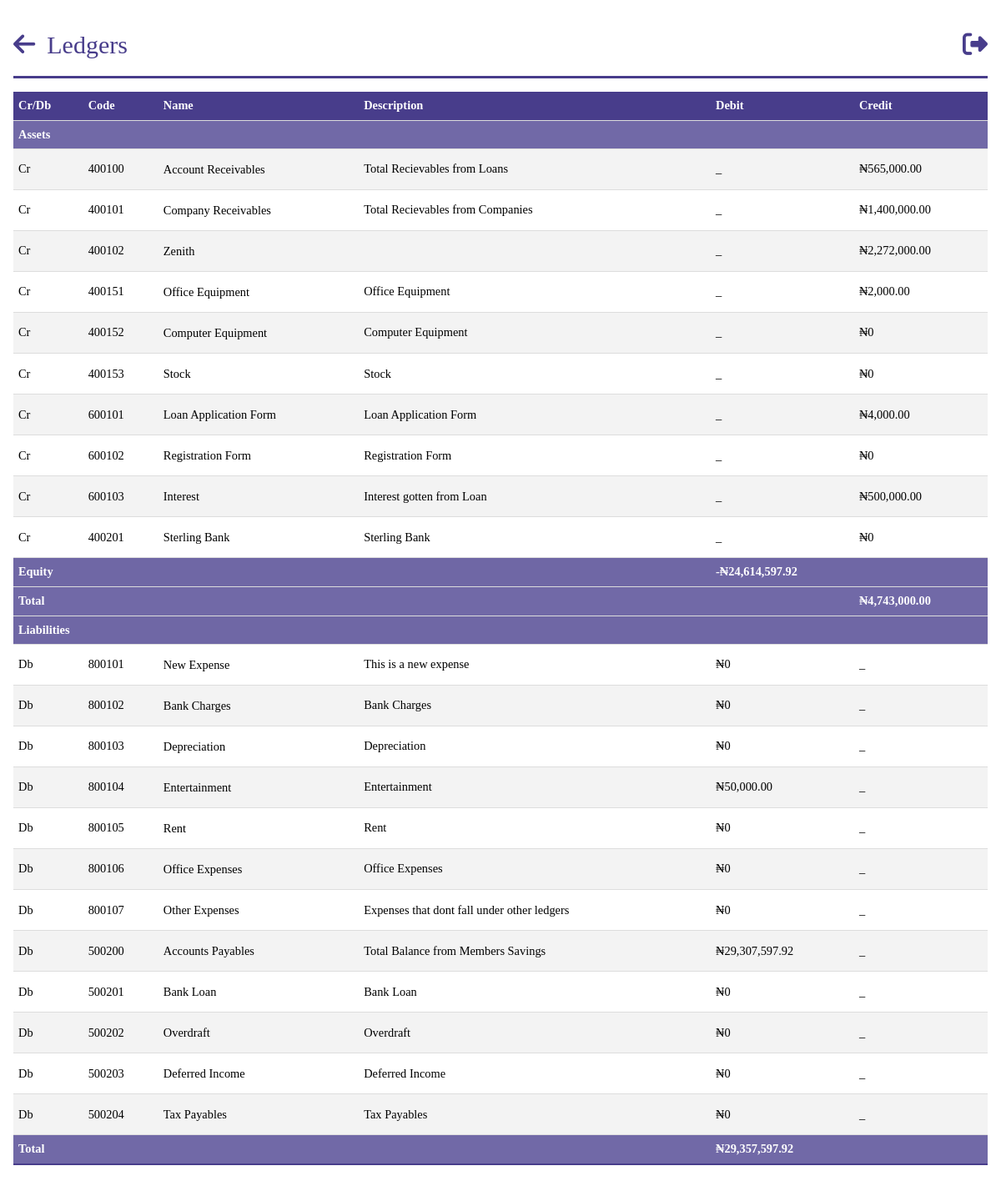
/trial_balance (signed in), run on an earlier commit of the app's database.
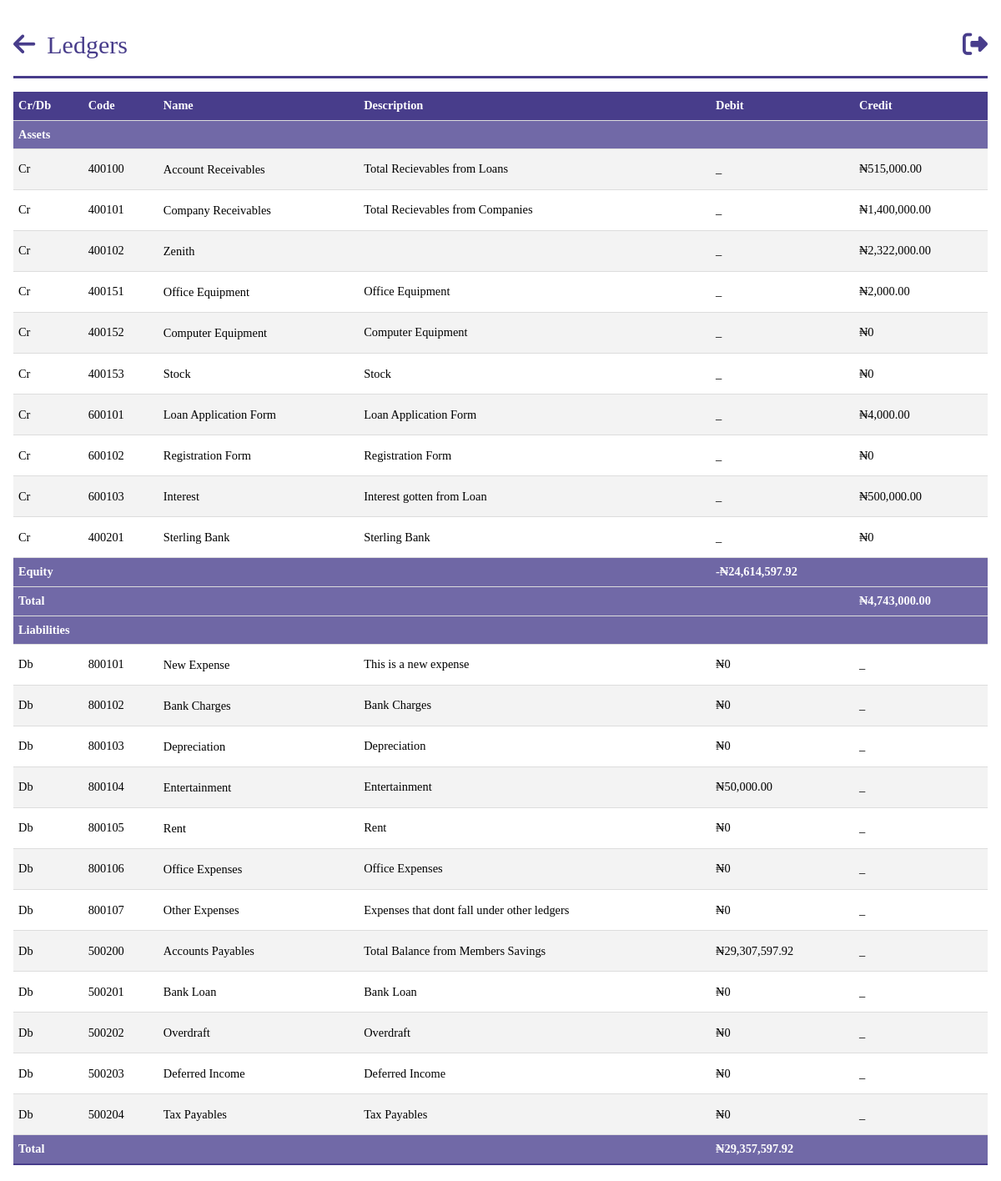
And on a later commit of the database.
### models.py (models this page shows, shortened)
class Bank(db.Model):
    __tablename__ = "banks"
    id = db.Column(db.Integer, primary_key=True)
    name = db.Column(db.String, nullable=False, unique=True)
    balance_bfd = db.Column(db.Float, default=0.0)
    new_balance = db.Column(db.Float, default=0.0)
    payments = db.relationship("BankPayment", backref="bank")

### app.py (the view)
@app.route("/trial_balance")
@login_required
@role_required(["Admin", "Secretary", "Sub-Admin"])
def trial_balance():
    companies = Company.query.all()
    banks = Bank.query.all()
    persons = Person.query.all()
    assets = Asset.query.all()
    liabilities = Liability.query.all()
    incomes = Income.query.all()
    expenses = Expense.query.all()
    investments = Investment.query.all()
    total_company_receivable = sum(company.amount_accumulated for company in companies)
    total_cash_and_equivalents = total_company_receivable + sum(
        bank.new_balance for bank in banks
    )
    total_accounts_receivable = sum(person.loan_balance for person in persons)
    total_investments = sum(
        investment.balance for investment in investments if investment.balance
    )
    total_incomes = sum(income.balance for income in incomes if income.balance)
    total_expenses = sum(expense.balance for expense in expenses if expense.balance)
    total_assets = (
        total_cash_and_equivalents
        + total_accounts_receivable
        + sum(asset.balance for asset in assets if asset.balance)
        + total_incomes
        + total_investments
    )
    total_accounts_payable = sum(person.total_balance for person in persons)
    total_liabilities = (
        total_accounts_payable
        + sum(liability.balance for liability in liabilities if liability.balance)
        + total_expenses
    )
    total_equity = total_assets - total_liabilities
    total_liabilities_and_equity = total_liabilities + total_equity
    return render_template(
        "query/trial_balance.html",
        assets=assets,
        total_expenses=total_expenses,
        expenses=expenses,
        incomes=incomes,
        banks=banks,
        total_cash_and_equivalents=total_cash_and_equivalents,
        company=total_company_receivable,
        total_accounts_receivable=total_accounts_receivable,
        total_incomes=total_incomes,
        total_assets=total_assets,
        investments=investments,
        liabilities=liabilities,
        total_accounts_payable=total_accounts_payable,
        total_liabilities=total_liabilities,
        total_equity=total_equity,
        total_liabilities_and_equity=total_liabilities_and_equity,
    )

### app.py (called while the page is built)
@login_manager.user_loader
def load_user(person_id):
    return Person.query.get(person_id)

def role_required(roles_required):
    def decorator(view_func):
        @wraps(view_func)
        def wrapper(*args, **kwargs):
            if not current_user.is_authenticated:
                flash("You must be logged in to access this page.", "error")
                return redirect(url_for("login"))
            user_role = current_user.role
            if user_role.name not in roles_required:
                flash("You don't have the required role to access this page.", "error")
                return redirect(
                    url_for("dashboard")
                )  # Change this to your desired redirect
            return view_func(*args, **kwargs)
        return wrapper
    return decorator

@app.before_request
def before_request():
    g.user = current_user

@app.template_filter("currency")
@login_required
def currency(value):
    modified_value = format_currency(value)  # Modify the value as needed
    return modified_value

### templates/query/trial_balance.html (shortened to what the changed rows need)
{%extends 'base.html' %}
{%block content%}
<body id="person">
    <table class="tab-content">
        <tbody>
            <tr>
                <th>Cr/Db</th>
                <th>Code</th>
                <th>Name</th>
                <th>Description</th>
                <th>Debit</th>
                <th>Credit</th>
            </tr>
            <tr>
                <th colspan="6" class="total">Assets</th>
            </tr>
            <tr>
                <td>Cr</td>
                <td>400100  </td>
                <td><a href="{{url_for('get_loan')}}">Account Receivables</a></td>
                <td>Total Recievables from Loans</td>
                <td> _ </td>
                <td>{{ total_accounts_receivable| currency }}</td>
            </tr>
            {% for bank in banks %}
            <tr>
                <td>Cr</td>
                <td>{{ 400101+bank.id }}</td>
                <td><a href="{{url_for('individual_bank_report',bank_id=bank.id)}}">{{ bank.name }}</a></td>
                <td>{{ bank.description}}</td>
                <td> _ </td>
                <td>{{ bank.new_balance | currency }}</td>
            </tr>
            {% endfor %}
            <tr>
                <th colspan="4" class="total">Equity</th>
                <th colspan="2" class="total">{{total_equity | currency}}</th>
            </tr>
            <tr>
                <th colspan="5" class="total">Total</th>
                <th colspan="1" class="total">{{total_assets | currency}}</th>
            </tr>
            <tr>
                <th colspan="6" class="total">Liabilities</th>
            </tr>
            <tr>
                <th colspan="4" class="total">Total</th>
                <th colspan="2" class="total">{{total_liabilities | currency}}</th>
            </tr>
        </tbody>
    </table>
{%endblock%}

What changed in the data, as far as the page shows it:
changed Bank "Zenith": new_balance "₦2,272,000.00" → "₦2,322,000.00"
Also different on the page:
{{ total_accounts_receivable| currency }}: "₦565,000.00" → "₦515,000.00"
